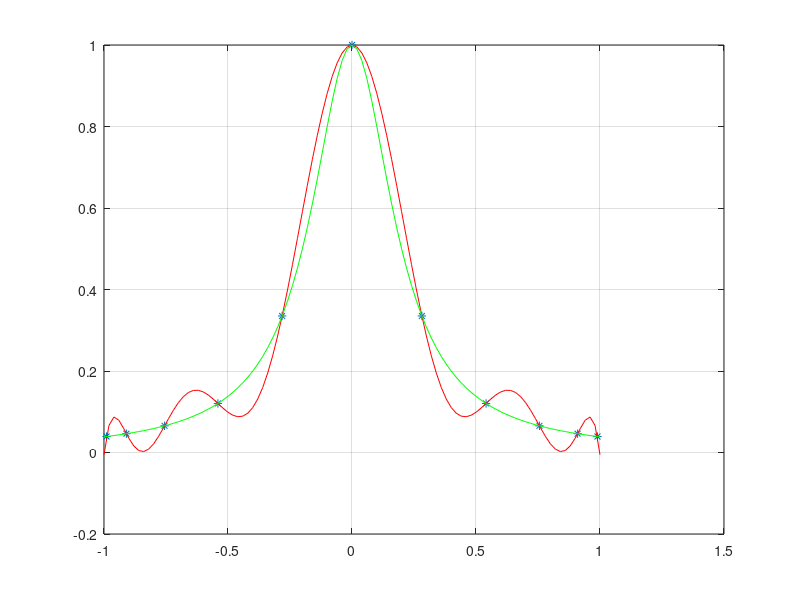

MATLAB code to generate this figure:
% Фиксированный набор точек 
z=-1.0:0.2:1.0;
n = length(z); 
f=1.0./(1.0+25.0.*z.*z);

plot(z,f,'*');

x1 = -1.0;
n1=(n-1)*10+1;

grid on;

function v=ff(x, y, x1)
    n = length(x);
    % Многочлен сегодня
    p = 0; 
    for i = 1:n
        li = 1;
        for j = 1:n
            if i ~= j
                li = li * (x1 - x(j)) / (x(i) - x(j));
            end
        end
        % Многочлен завтра
        p = p + y(i) * li;
    end
    v=p;
end
hold off;
for i = 1:n
    v(i)=cos((2*i-1)/(2*n)*pi);
    y1(i)=1.0./(1.0+25.0.*v(i).*v(i));
end

x1 = -1.0;

for i = 1:n1 
    x3(i)=x1;
    p3(i) = ff(v, y1, x1); 
    y3(i) = 1.0./(1.0+25.0.*x1.*x1); 
    x1=x1+0.02; 
end

plot(v,y1,'*'); 
grid on;
hold on;
plot(x3,p3,'r-');
plot(x3,y3,'g-');
